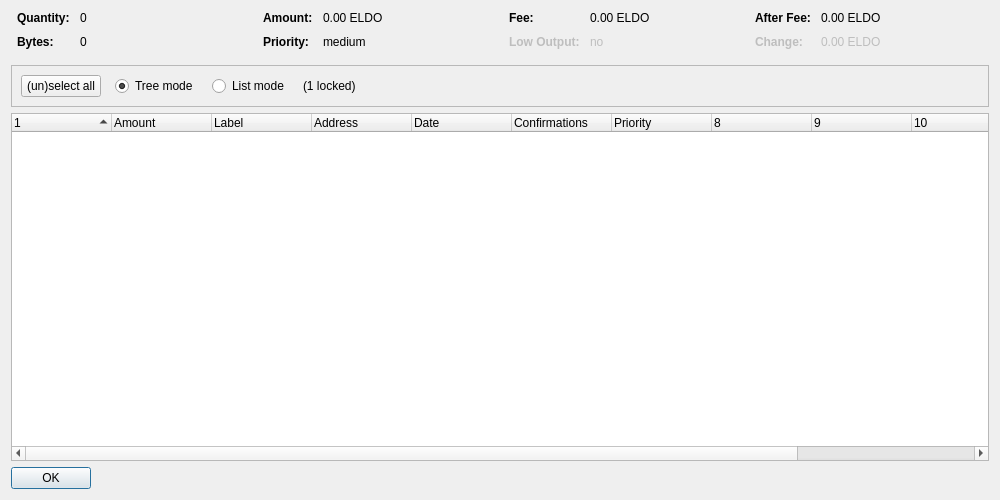
<?xml version="1.0" encoding="UTF-8"?>
<ui version="4.0">
 <class>CoinControlDialog</class>
 <widget class="QDialog" name="CoinControlDialog">
  <property name="geometry">
   <rect>
    <x>0</x>
    <y>0</y>
    <width>1000</width>
    <height>500</height>
   </rect>
  </property>
  <property name="windowTitle">
   <string>Coin Control Address Selection</string>
  </property>
  <layout class="QVBoxLayout" name="verticalLayout">
   <item>
    <layout class="QHBoxLayout" name="horizontalLayoutTop" stretch="0,0,0,0">
     <property name="topMargin">
      <number>0</number>
     </property>
     <property name="bottomMargin">
      <number>10</number>
     </property>
     <item>
      <layout class="QFormLayout" name="formLayoutCoinControl1">
       <property name="horizontalSpacing">
        <number>10</number>
       </property>
       <property name="verticalSpacing">
        <number>10</number>
       </property>
       <property name="leftMargin">
        <number>6</number>
       </property>
       <property name="rightMargin">
        <number>6</number>
       </property>
       <item row="0" column="0">
        <widget class="QLabel" name="labelCoinControlQuantityText">
         <property name="font">
          <font>
           <weight>75</weight>
           <bold>true</bold>
          </font>
         </property>
         <property name="text">
          <string>Quantity:</string>
         </property>
        </widget>
       </item>
       <item row="0" column="1">
        <widget class="QLabel" name="labelCoinControlQuantity">
         <property name="cursor">
          <cursorShape>IBeamCursor</cursorShape>
         </property>
         <property name="contextMenuPolicy">
          <enum>Qt::ActionsContextMenu</enum>
         </property>
         <property name="text">
          <string notr="true">0</string>
         </property>
         <property name="textInteractionFlags">
          <set>Qt::LinksAccessibleByMouse|Qt::TextSelectableByKeyboard|Qt::TextSelectableByMouse</set>
         </property>
        </widget>
       </item>
       <item row="1" column="0">
        <widget class="QLabel" name="labelCoinControlBytesText">
         <property name="font">
          <font>
           <weight>75</weight>
           <bold>true</bold>
          </font>
         </property>
         <property name="text">
          <string>Bytes:</string>
         </property>
        </widget>
       </item>
       <item row="1" column="1">
        <widget class="QLabel" name="labelCoinControlBytes">
         <property name="cursor">
          <cursorShape>IBeamCursor</cursorShape>
         </property>
         <property name="contextMenuPolicy">
          <enum>Qt::ActionsContextMenu</enum>
         </property>
         <property name="text">
          <string notr="true">0</string>
         </property>
         <property name="textInteractionFlags">
          <set>Qt::LinksAccessibleByMouse|Qt::TextSelectableByKeyboard|Qt::TextSelectableByMouse</set>
         </property>
        </widget>
       </item>
      </layout>
     </item>
     <item>
      <layout class="QFormLayout" name="formLayoutCoinControl2">
       <property name="horizontalSpacing">
        <number>10</number>
       </property>
       <property name="verticalSpacing">
        <number>10</number>
       </property>
       <property name="leftMargin">
        <number>6</number>
       </property>
       <property name="rightMargin">
        <number>6</number>
       </property>
       <item row="0" column="0">
        <widget class="QLabel" name="labelCoinControlAmountText">
         <property name="font">
          <font>
           <weight>75</weight>
           <bold>true</bold>
          </font>
         </property>
         <property name="text">
          <string>Amount:</string>
         </property>
        </widget>
       </item>
       <item row="0" column="1">
        <widget class="QLabel" name="labelCoinControlAmount">
         <property name="cursor">
          <cursorShape>IBeamCursor</cursorShape>
         </property>
         <property name="contextMenuPolicy">
          <enum>Qt::ActionsContextMenu</enum>
         </property>
         <property name="text">
          <string notr="true">0.00 ELDO</string>
         </property>
         <property name="textInteractionFlags">
          <set>Qt::LinksAccessibleByMouse|Qt::TextSelectableByKeyboard|Qt::TextSelectableByMouse</set>
         </property>
        </widget>
       </item>
       <item row="1" column="0">
        <widget class="QLabel" name="labelCoinControlPriorityText">
         <property name="font">
          <font>
           <weight>75</weight>
           <bold>true</bold>
          </font>
         </property>
         <property name="text">
          <string>Priority:</string>
         </property>
        </widget>
       </item>
       <item row="1" column="1">
        <widget class="QLabel" name="labelCoinControlPriority">
         <property name="cursor">
          <cursorShape>IBeamCursor</cursorShape>
         </property>
         <property name="contextMenuPolicy">
          <enum>Qt::ActionsContextMenu</enum>
         </property>
         <property name="text">
          <string notr="true">medium</string>
         </property>
         <property name="textInteractionFlags">
          <set>Qt::LinksAccessibleByMouse|Qt::TextSelectableByKeyboard|Qt::TextSelectableByMouse</set>
         </property>
        </widget>
       </item>
      </layout>
     </item>
     <item>
      <layout class="QFormLayout" name="formLayoutCoinControl3">
       <property name="horizontalSpacing">
        <number>10</number>
       </property>
       <property name="verticalSpacing">
        <number>10</number>
       </property>
       <property name="leftMargin">
        <number>6</number>
       </property>
       <property name="rightMargin">
        <number>6</number>
       </property>
       <item row="0" column="0">
        <widget class="QLabel" name="labelCoinControlFeeText">
         <property name="font">
          <font>
           <weight>75</weight>
           <bold>true</bold>
          </font>
         </property>
         <property name="text">
          <string>Fee:</string>
         </property>
        </widget>
       </item>
       <item row="0" column="1">
        <widget class="QLabel" name="labelCoinControlFee">
         <property name="cursor">
          <cursorShape>IBeamCursor</cursorShape>
         </property>
         <property name="contextMenuPolicy">
          <enum>Qt::ActionsContextMenu</enum>
         </property>
         <property name="text">
          <string notr="true">0.00 ELDO</string>
         </property>
         <property name="textInteractionFlags">
          <set>Qt::LinksAccessibleByMouse|Qt::TextSelectableByKeyboard|Qt::TextSelectableByMouse</set>
         </property>
        </widget>
       </item>
       <item row="1" column="0">
        <widget class="QLabel" name="labelCoinControlLowOutputText">
         <property name="enabled">
          <bool>false</bool>
         </property>
         <property name="font">
          <font>
           <weight>75</weight>
           <bold>true</bold>
          </font>
         </property>
         <property name="text">
          <string>Low Output:</string>
         </property>
        </widget>
       </item>
       <item row="1" column="1">
        <widget class="QLabel" name="labelCoinControlLowOutput">
         <property name="enabled">
          <bool>false</bool>
         </property>
         <property name="cursor">
          <cursorShape>IBeamCursor</cursorShape>
         </property>
         <property name="contextMenuPolicy">
          <enum>Qt::ActionsContextMenu</enum>
         </property>
         <property name="text">
          <string notr="true">no</string>
         </property>
         <property name="textInteractionFlags">
          <set>Qt::LinksAccessibleByMouse|Qt::TextSelectableByKeyboard|Qt::TextSelectableByMouse</set>
         </property>
        </widget>
       </item>
      </layout>
     </item>
     <item>
      <layout class="QFormLayout" name="formLayoutCoinControl4">
       <property name="horizontalSpacing">
        <number>10</number>
       </property>
       <property name="verticalSpacing">
        <number>10</number>
       </property>
       <property name="leftMargin">
        <number>6</number>
       </property>
       <property name="rightMargin">
        <number>6</number>
       </property>
       <item row="0" column="0">
        <widget class="QLabel" name="labelCoinControlAfterFeeText">
         <property name="font">
          <font>
           <weight>75</weight>
           <bold>true</bold>
          </font>
         </property>
         <property name="text">
          <string>After Fee:</string>
         </property>
        </widget>
       </item>
       <item row="0" column="1">
        <widget class="QLabel" name="labelCoinControlAfterFee">
         <property name="cursor">
          <cursorShape>IBeamCursor</cursorShape>
         </property>
         <property name="contextMenuPolicy">
          <enum>Qt::ActionsContextMenu</enum>
         </property>
         <property name="text">
          <string notr="true">0.00 ELDO</string>
         </property>
         <property name="textInteractionFlags">
          <set>Qt::LinksAccessibleByMouse|Qt::TextSelectableByKeyboard|Qt::TextSelectableByMouse</set>
         </property>
        </widget>
       </item>
       <item row="1" column="0">
        <widget class="QLabel" name="labelCoinControlChangeText">
         <property name="enabled">
          <bool>false</bool>
         </property>
         <property name="font">
          <font>
           <weight>75</weight>
           <bold>true</bold>
          </font>
         </property>
         <property name="text">
          <string>Change:</string>
         </property>
        </widget>
       </item>
       <item row="1" column="1">
        <widget class="QLabel" name="labelCoinControlChange">
         <property name="enabled">
          <bool>false</bool>
         </property>
         <property name="cursor">
          <cursorShape>IBeamCursor</cursorShape>
         </property>
         <property name="contextMenuPolicy">
          <enum>Qt::ActionsContextMenu</enum>
         </property>
         <property name="text">
          <string notr="true">0.00 ELDO</string>
         </property>
         <property name="textInteractionFlags">
          <set>Qt::LinksAccessibleByMouse|Qt::TextSelectableByKeyboard|Qt::TextSelectableByMouse</set>
         </property>
        </widget>
       </item>
      </layout>
     </item>
    </layout>
   </item>
   <item>
    <widget class="QFrame" name="frame">
     <property name="minimumSize">
      <size>
       <width>0</width>
       <height>40</height>
      </size>
     </property>
     <property name="frameShape">
      <enum>QFrame::StyledPanel</enum>
     </property>
     <property name="frameShadow">
      <enum>QFrame::Sunken</enum>
     </property>
     <layout class="QHBoxLayout" name="horizontalLayout">
      <item>
       <layout class="QHBoxLayout" name="horizontalLayoutPanel" stretch="0,0,0,0,0">
        <property name="spacing">
         <number>14</number>
        </property>
        <item>
         <widget class="QPushButton" name="pushButtonSelectAll">
          <property name="sizePolicy">
           <sizepolicy hsizetype="Maximum" vsizetype="Fixed">
            <horstretch>0</horstretch>
            <verstretch>0</verstretch>
           </sizepolicy>
          </property>
          <property name="text">
           <string>(un)select all</string>
          </property>
         </widget>
        </item>
        <item>
         <widget class="QRadioButton" name="radioTreeMode">
          <property name="sizePolicy">
           <sizepolicy hsizetype="Maximum" vsizetype="Fixed">
            <horstretch>0</horstretch>
            <verstretch>0</verstretch>
           </sizepolicy>
          </property>
          <property name="text">
           <string>Tree mode</string>
          </property>
          <property name="checked">
           <bool>true</bool>
          </property>
         </widget>
        </item>
        <item>
         <widget class="QRadioButton" name="radioListMode">
          <property name="sizePolicy">
           <sizepolicy hsizetype="Maximum" vsizetype="Fixed">
            <horstretch>0</horstretch>
            <verstretch>0</verstretch>
           </sizepolicy>
          </property>
          <property name="text">
           <string>List mode</string>
          </property>
         </widget>
        </item>
        <item>
         <widget class="QLabel" name="labelLocked">
          <property name="text">
           <string notr="true">(1 locked)</string>
          </property>
         </widget>
        </item>
        <item>
         <spacer name="horizontalSpacer">
          <property name="orientation">
           <enum>Qt::Horizontal</enum>
          </property>
          <property name="sizeHint" stdset="0">
           <size>
            <width>40</width>
            <height>20</height>
           </size>
          </property>
         </spacer>
        </item>
       </layout>
      </item>
     </layout>
    </widget>
   </item>
   <item>
    <widget class="CoinControlTreeWidget" name="treeWidget">
     <property name="contextMenuPolicy">
      <enum>Qt::CustomContextMenu</enum>
     </property>
     <property name="sortingEnabled">
      <bool>false</bool>
     </property>
     <property name="columnCount">
      <number>12</number>
     </property>
     <attribute name="headerShowSortIndicator" stdset="0">
      <bool>true</bool>
     </attribute>
     <attribute name="headerStretchLastSection">
      <bool>false</bool>
     </attribute>
     <column>
      <property name="text">
       <string/>
      </property>
     </column>
     <column>
      <property name="text">
       <string>Amount</string>
      </property>
     </column>
     <column>
      <property name="text">
       <string notr="true">Label</string>
      </property>
     </column>
     <column>
      <property name="text">
       <string>Address</string>
      </property>
     </column>
     <column>
      <property name="text">
       <string>Date</string>
      </property>
     </column>
     <column>
      <property name="text">
       <string>Confirmations</string>
      </property>
      <property name="toolTip">
       <string>Confirmed</string>
      </property>
     </column>
     <column>
      <property name="text">
       <string>Priority</string>
      </property>
     </column>
     <column>
      <property name="text">
       <string/>
      </property>
     </column>
     <column>
      <property name="text">
       <string/>
      </property>
     </column>
     <column>
      <property name="text">
       <string/>
      </property>
     </column>
     <column>
      <property name="text">
       <string/>
      </property>
     </column>
     <column>
      <property name="text">
       <string/>
      </property>
     </column>
    </widget>
   </item>
   <item>
    <widget class="QDialogButtonBox" name="buttonBox">
     <property name="sizePolicy">
      <sizepolicy hsizetype="Maximum" vsizetype="Fixed">
       <horstretch>0</horstretch>
       <verstretch>0</verstretch>
      </sizepolicy>
     </property>
     <property name="orientation">
      <enum>Qt::Horizontal</enum>
     </property>
     <property name="standardButtons">
      <set>QDialogButtonBox::Ok</set>
     </property>
    </widget>
   </item>
  </layout>
 </widget>
 <customwidgets>
  <customwidget>
   <class>CoinControlTreeWidget</class>
   <extends>QTreeWidget</extends>
   <header>coincontroltreewidget.h</header>
  </customwidget>
 </customwidgets>
 <resources/>
 <connections/>
</ui>
